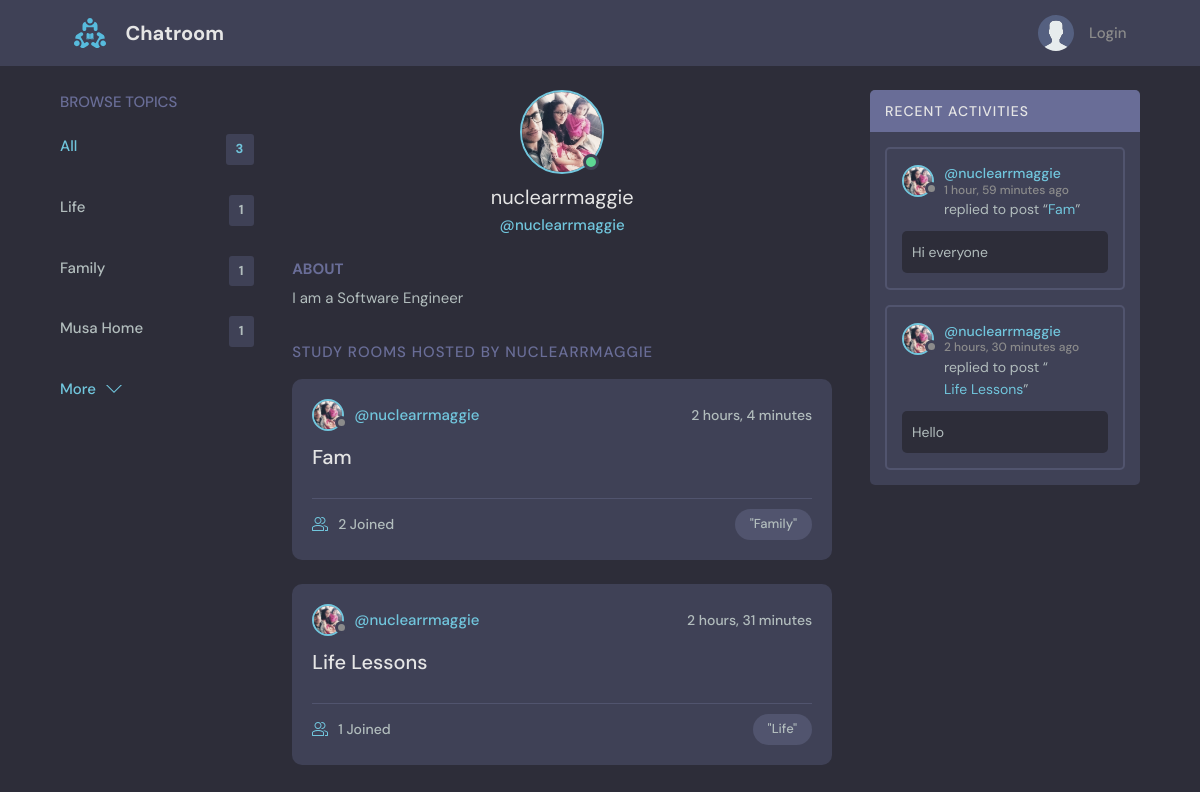
Page /profile/1/ on the committed database.
### base/models.py (models this page shows, shortened)
class Topic(models.Model):
    name = models.CharField(max_length=200)

class User(AbstractUser):
    name = models.CharField(max_length=200, null=True)
    email = models.EmailField(unique=True, null=True)
    bio = models.TextField(null=True)
    avatar = models.ImageField(null=True, default="avatar.svg")
    USERNAME_FIELD = 'email'
    REQUIRED_FIELDS = []

class Room(models.Model):
    host = models.ForeignKey(User, on_delete=models.SET_NULL, null = True)
    topic = models.ForeignKey(Topic, on_delete=models.SET_NULL, null = True)
    name = models.CharField(max_length=200)
    description = models.TextField(null=True, blank=True)
    participants = models.ManyToManyField(User,related_name='participants',blank=True)
    updated = models.DateTimeField(auto_now=True)
    created = models.DateTimeField(auto_now_add=True)
    class Meta:
        ordering = ['-updated','-created']
    def __str__(self):
        return self.name

class Message(models.Model):
    user = models.ForeignKey(User, on_delete=models.CASCADE)
    room = models.ForeignKey(Room, on_delete=models.CASCADE)
    body = models.TextField()
    updated = models.DateTimeField(auto_now=True)
    created = models.DateTimeField(auto_now_add=True)
    class Meta:
        ordering = ['-updated','-created']

### base/views.py (the view)
# urls.py: path('profile/<str:pk>/',views.userProfile, name='user-profile'),
def userProfile(request, pk):
    user = User.objects.get(id=pk)
    rooms = user.room_set.all()
    room_messages = user.message_set.all()
    topics = Topic.objects.all
    context = {'user':user, 'rooms':rooms, 'room_messages':room_messages, 'topics':topics}
    return render(request, 'base/profile.html', context)

### base/templates/base/profile.html (shortened to what this page needs)
{% extends 'main.html' %}
{% block content %}
  <main class="profile-page layout layout--3">
    <div class="container">
      {% include 'base/topics_component.html' %}
      <div class="roomList">
        <div class="profile">
          <div class="profile__avatar">
            <div class="avatar avatar--large active">
              <img src="{{user.avatar.url}}" />
            </div>
          </div>
          <div class="profile__info">
            <h3>{{user.username}}</h3>
            <p>@{{user.username}}</p>
          </div>
          <div class="profile__about">
            <h3>About</h3>
            <p>
              {{user.bio}}
            </p>
          </div>
        </div>
        <div class="roomList__header">
          <div>
            <h2>Study Rooms Hosted by {{user.username}}</a>
            </h2>
          </div>
        </div>
        {% include 'base/feed_component.html' %}
      </div>
      {% include 'base/activity_component.html' %}
    </div>
  </main>
  {% endblock content %}

### base/templates/base/topics_component.html
<div class="topics">
    <div class="topics__header">
      <h2>Browse Topics</h2>
    </div>
    <ul class="topics__list">
      <li>
        <a href="{% url 'home' %}" class="active">All <span>{{topics.count}}</span></a>
      </li>
      {% for topic in topics %}
      <li>
        <a href="{% url 'home' %}?q={{topic.name}}">{{topic.name}}<span>{{topic.room_set.all.count}}</span></a>
      </li>
      {% endfor %}
    </ul>
    <a class="btn btn--link" href="#">
      More
      <svg version="1.1" xmlns="http://www.w3.org/2000/svg" width="32" height="32" viewBox="0 0 32 32">
        <title>chevron-down</title>
        <path d="M16 21l-13-13h-3l16 16 16-16h-3l-13 13z"></path>
      </svg>
    </a>
  </div>

### base/templates/base/feed_component.html (shortened to what this page needs)
{% for room in rooms %}
<div class="roomListRoom">
    <div class="roomListRoom__header">
      <a href="{% url 'user-profile' room.host.id %}" class="roomListRoom__author">
        <div class="avatar avatar--small">
          <img src="{{room.host.avatar.url}}" />
        </div>
        <span>@{{room.host.username}}</span>
      </a>
      <div class="roomListRoom__actions">
        <span>{{room.created|timesince}}</span>
      </div>
    </div>
    <div class="roomListRoom__content">
      <a href="{% url 'room' room.id %}">{{room.name}}</a>
    </div>
    <div class="roomListRoom__meta">
      <a href="{% url 'room' room.id %}" class="roomListRoom__joined">
        {{room.participants.all.count}} Joined
      </a>
      <p class="roomListRoom__topic">"{{room.topic.name}}"</p>
    </div>
  </div>
{% endfor %}

### base/templates/base/activity_component.html (shortened to what this page needs)
<div class="activities">
    <div class="activities__header">
      <h2>Recent Activities</h2>
    </div>
    {% for message in room_messages %}
    <div class="activities__box">
      <div class="activities__boxHeader roomListRoom__header">
        <a href="{% url 'user-profile' message.user.id %}" class="roomListRoom__author">
          <div class="avatar avatar--small">
            <img src="{{message.user.avatar.url}}" />
          </div>
          <p>
            @{{message.user.username}}
            <span>{{message.created|timesince}} ago</span>
          </p>
        </a>
      </div>
      <div class="activities__boxContent">
        <p>replied to post “<a href="{% url 'room' message.room.id %}">{{message.room}}</a>”</p>
        <div class="activities__boxRoomContent">
            {{message.body}}
        </div>
      </div>
    </div>
    {% endfor %}
  </div>

### rows in the picture
Topic: name "Life", room_set.all.count "1"
Topic: name "Family", room_set.all.count "1"
Topic: name "Musa Home", room_set.all.count "1"
User: avatar (picture), username "nuclearrmaggie", bio "I am a Software Engineer", username "NUCLEARRMAGGIE"
Room: host.avatar (picture), host.username "nuclearrmaggie", created "2 hours, 4 minutes", name "Fam", participants.all.count "2", topic.name "Family"
Room: host.avatar (picture), host.username "nuclearrmaggie", created "2 hours, 31 minutes", name "Life Lessons", participants.all.count "1", topic.name "Life"
Message: user.avatar (picture), user.username "nuclearrmaggie", created "1 hour, 59 minutes", room "Fam", body "Hi everyone"
Message: user.avatar (picture), user.username "nuclearrmaggie", created "2 hours, 30 minutes", room "Life Lessons", body "Hello"

### other values in the picture
{{ topics.count }} "3"
